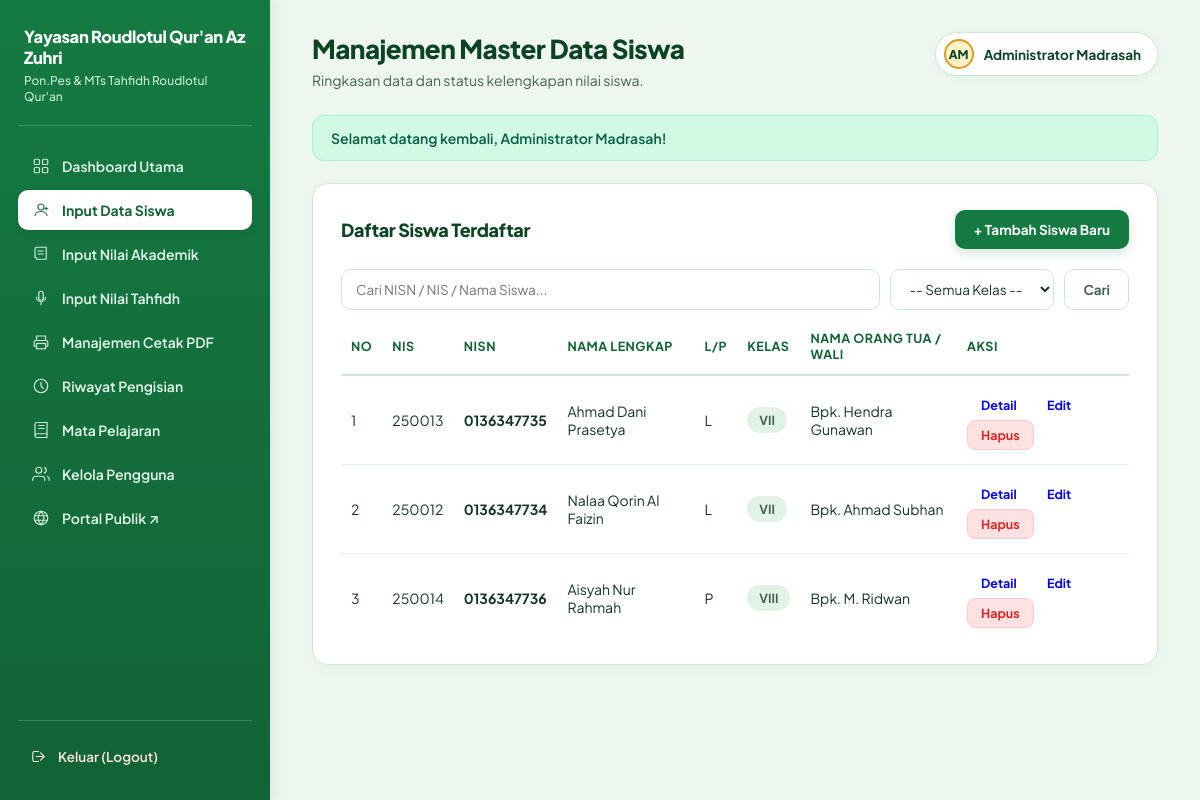
The app's page /staff/siswa/index.php (signed in) with its own data.
### tables this page shows
CREATE TABLE IF NOT EXISTS `guardians` (
    `id` INT UNSIGNED AUTO_INCREMENT PRIMARY KEY,
    `student_id` INT UNSIGNED NOT NULL UNIQUE,
    `nama_ayah` VARCHAR(150) NULL,
    `nama_ibu` VARCHAR(150) NULL,
    `alamat_orang_tua` TEXT NULL,
    `pekerjaan_ayah` VARCHAR(100) NULL,
    `pekerjaan_ibu` VARCHAR(100) NULL,
    `nama_wali` VARCHAR(150) NULL,
    `alamat_wali` TEXT NULL,
    `pekerjaan_wali` VARCHAR(100) NULL,
    CONSTRAINT `fk_guardians_student` FOREIGN KEY (`student_id`) REFERENCES `students`(`id`) ON DELETE CASCADE
);

CREATE TABLE IF NOT EXISTS `students` (
    `id` INT UNSIGNED AUTO_INCREMENT PRIMARY KEY,
    `nis` VARCHAR(30) NOT NULL UNIQUE,
    `nisn` VARCHAR(20) NOT NULL UNIQUE,
    `nama` VARCHAR(150) NOT NULL,
    `jenis_kelamin` ENUM('L', 'P') NOT NULL,
    `tempat_lahir` VARCHAR(100) NOT NULL,
    `tanggal_lahir` DATE NOT NULL,
    `agama` VARCHAR(30) NOT NULL DEFAULT 'ISLAM',
    `anak_ke` TINYINT UNSIGNED NULL,
    `status_keluarga` VARCHAR(50) NULL,
    `alamat` TEXT NOT NULL,
    `kelas` VARCHAR(30) NOT NULL,
    `tanggal_diterima` DATE NULL,
    `sekolah_asal` VARCHAR(150) NULL,
    `alamat_sekolah_asal` TEXT NULL,
    `created_at` TIMESTAMP NOT NULL DEFAULT CURRENT_TIMESTAMP,
    `updated_at` TIMESTAMP NOT NULL DEFAULT CURRENT_TIMESTAMP ON UPDATE CURRENT_TIMESTAMP,
    INDEX `idx_students_nama` (`nama`),
    INDEX `idx_students_kelas` (`kelas`)
);

### includes/fungsi.php (called while the page is built, shortened)
<?php
function e(?string $value): string
{
    return htmlspecialchars($value ?? '', ENT_QUOTES, 'UTF-8');
}
function base_url(string $path = ''): string
{
    static $baseUrl = null;
    if ($baseUrl === null) {
        $docRoot = $_SERVER['DOCUMENT_ROOT'] ?? '';
        $rootDir = str_replace('\\', '/', realpath(__DIR__ . '/..') ?: '');
        $docRootDir = str_replace('\\', '/', realpath($docRoot) ?: '');
        if ($rootDir !== '' && $docRootDir !== '' && str_starts_with($rootDir, $docRootDir)) {
            $subPath = substr($rootDir, strlen($docRootDir));
            $baseUrl = rtrim($subPath, '/');
        } else {
            $baseUrl = '';
        }
    }
    $cleanPath = '/' . ltrim($path, '/');
    return ($path === '' || $path === '/') ? ($baseUrl ?: '/') : ($baseUrl . $cleanPath);
}

### includes/auth.php (called while the page is built, shortened)
<?php
require_once __DIR__ . '/fungsi.php';
function current_user(): ?array
{
    return $_SESSION['user'] ?? null;
}

### staff/siswa/index.php (the view, shortened to what this page needs)
<?php
require_once __DIR__ . '/../../config/koneksi.php';
require_once __DIR__ . '/../../includes/fungsi.php';
require_once __DIR__ . '/../../includes/auth.php';
$search = trim($_GET['q'] ?? '');
$sql = "SELECT s.*, g.nama_ayah, g.nama_ibu FROM students s
        LEFT JOIN guardians g ON g.student_id = s.id WHERE 1=1";
$params = [];
$sql .= " ORDER BY s.kelas ASC, s.nama ASC";
$stmt = $pdo->prepare($sql);
$stmt->execute($params);
$students = $stmt->fetchAll();
require_once __DIR__ . '/../../includes/header.php';
?>
<div class="data-section">
    <div class="data-header">
        <h2>Daftar Siswa Terdaftar</h2>
        <a href="<?= e(base_url('/staff/siswa/tambah.php')) ?>" class="btn btn-add">+ Tambah Siswa Baru</a>
    </div>
    <form method="GET" action="" class="filter-bar">
        <input type="text" name="q" value="<?= e($search) ?>" placeholder="Cari NISN / NIS / Nama Siswa..." style="min-width: 250px;">
        <select name="kelas" onchange="this.form.submit()">
            <option value="">-- Semua Kelas --</option>
        </select>
        <button type="submit" class="btn btn-secondary">Cari</button>
    </form>
    <div class="table-responsive">
        <table>
            <thead>
                <tr>
                    <th>No</th>
                    <th>NIS</th>
                    <th>NISN</th>
                    <th>Nama Lengkap</th>
                    <th>L/P</th>
                    <th>Kelas</th>
                    <th>Nama Orang Tua / Wali</th>
                    <th>Aksi</th>
                </tr>
            </thead>
            <tbody>
                <?php if (empty($students)): ?>
                    <tr>
                        <td colspan="8" style="text-align: center; padding: 25px; color: #777;">
                            Tidak ditemukan data siswa.
                        </td>
                    </tr>
                <?php else: ?>
                    <?php $no = 1; foreach ($students as $st): ?>
                        <tr>
                            <td><?= $no++ ?></td>
                            <td><?= e($st['nis']) ?></td>
                            <td><strong><?= e($st['nisn']) ?></strong></td>
                            <td><?= e($st['nama']) ?></td>
                            <td><?= e($st['jenis_kelamin']) ?></td>
                            <td><span class="badge badge-secondary"><?= e($st['kelas']) ?></span></td>
                            <td>
                                <?= e($st['nama_ayah'] ?: ($st['nama_ibu'] ?: '-')) ?>
                            </td>
                            <td>
                                <a href="<?= e(base_url('/staff/siswa/detail.php?id=' . (int)$st['id'])) ?>" class="action-btn btn-detail">Detail</a>
                                <a href="<?= e(base_url('/staff/siswa/edit.php?id=' . (int)$st['id'])) ?>" class="action-btn btn-edit">Edit</a>
                                <?php if ($isAdmin): ?>
                                    <form method="POST" action="<?= e(base_url('/staff/siswa/hapus.php')) ?>" style="display:inline;" onsubmit="return confirm('Apakah Anda yakin ingin menghapus data siswa <?= e($st['nama']) ?> beserta seluruh nilainya?')">
                                        <button type="submit" class="action-btn btn-delete">Hapus</button>
                                    </form>
                                <?php endif; ?>
                            </td>
                        </tr>
                    <?php endforeach; ?>
                <?php endif; ?>
            </tbody>
        </table>
    </div>
</div>
<?php require_once __DIR__ . '/../../includes/footer.php'; ?>

### assets/css/desainstaff.css (style rules this page uses)
:root { --green-900: #0C4325; --green-800: #126336; --green-700: #157A42; --green-600: #1E8E4F; --green-500: #27AE60; --gold-500: #D99B26; --gold-400: #EAB308; --gold-100: #FEF3C7; --gold-50: #FFFBEB; --paper: #EDF7F0; --card: #FFFFFF; --ink: #143523; --ink-soft: #456251; --line: #D0E7D7; --line-soft: #E2F2E7; --rose-500: #DC2626; --rose-100: #FEE2E2; --amber-500: #D97706; --amber-100: #FEF3C7; --blue-500: #2563EB; --blue-100: #DBEAFE; }
* { box-sizing: border-box; }
body { margin: 0; font-family: 'Plus Jakarta Sans', -apple-system, BlinkMacSystemFont, 'Segoe UI', Roboto, sans-serif; background-color: var(--paper); color: var(--ink); min-height: 100vh; -webkit-font-smoothing: antialiased; }
h1, h2, h3, .brand-name { font-family: 'Plus Jakarta Sans', sans-serif; font-weight: 700; letter-spacing: -0.02em; }
.panel-card, .card, .data-section { background: var(--card); border: 1px solid var(--line); border-radius: 16px; padding: 26px 28px 22px; box-shadow: 0 4px 16px rgba(18, 99, 54, 0.04); margin-bottom: 24px; }
.panel-head, .data-header { display: flex; align-items: center; justify-content: space-between; gap: 16px; flex-wrap: wrap; margin-bottom: 20px; }
.panel-head h2, .data-header h2 { font-size: 18px; font-weight: 800; color: var(--green-900); margin: 0; }
.btn, .action-btn { font-family: 'Plus Jakarta Sans', sans-serif; font-size: 13.5px; font-weight: 700; padding: 10px 18px; border-radius: 10px; border: 1px solid transparent; cursor: pointer; display: inline-flex; align-items: center; justify-content: center; gap: 8px; white-space: nowrap; text-decoration: none; transition: opacity 0.15s ease, background 0.15s ease, transform 0.1s ease, box-shadow 0.15s ease; }
.btn-ghost, .btn-secondary, .btn-cancel { background: #FFFFFF; border: 1px solid var(--line); color: var(--ink-soft); }
.btn-primary, .btn-add, .btn-save { background: var(--green-700); color: #FFFFFF; border: 1px solid transparent; box-shadow: 0 4px 12px rgba(21, 122, 66, 0.2); }
.btn-sm, .action-btn { padding: 6px 13px; font-size: 12.5px; border-radius: 8px; }
.btn-delete { background: var(--rose-100); color: var(--rose-500); border: 1px solid #FECACA; }
.filters, .filter-bar { display: flex; gap: 10px; flex-wrap: wrap; margin-bottom: 20px; }
.filters select, .filters input, .filter-bar select, .filter-bar input { font-family: inherit; font-size: 13.5px; padding: 10px 14px; border: 1px solid var(--line); border-radius: 10px; background: #FFFFFF; color: var(--ink); outline: none; transition: border-color 0.15s ease, box-shadow 0.15s ease; }
.filters input, .filter-bar input { flex: 1; min-width: 200px; }
.table-responsive { overflow-x: auto; width: 100%; }
table { width: 100%; border-collapse: collapse; }
thead th { text-align: left; font-size: 12.5px; color: var(--green-800); font-weight: 700; padding: 0 10px 12px; border-bottom: 2px solid var(--line); text-transform: uppercase; letter-spacing: 0.5px; }
tbody td { padding: 14px 10px; border-bottom: 1px solid var(--line-soft); font-size: 14px; vertical-align: middle; }
tbody tr:last-child td { border-bottom: none; }
.badge { display: inline-flex; align-items: center; gap: 6px; font-size: 12.5px; font-weight: 700; padding: 5px 12px; border-radius: 99px; }
.badge-secondary { background: var(--line-soft); color: var(--ink-soft); }

### records on screen
guardians: student.nis "250013", student.nisn "0136347735", student.nama "Ahmad Dani Prasetya", student.jenis_kelamin "L", student.kelas "VII", nama_ayah "Bpk. Hendra Gunawan"
guardians: student.nis "250012", student.nisn "0136347734", student.nama "Nalaa Qorin Al Faizin", student.jenis_kelamin "L", student.kelas "VII", nama_ayah "Bpk. Ahmad Subhan"
guardians: student.nis "250014", student.nisn "0136347736", student.nama "Aisyah Nur Rahmah", student.jenis_kelamin "P", student.kelas "VIII", nama_ayah "Bpk. M. Ridwan"

### other values on screen
$contentTitle "Manajemen Master Data Siswa"
$contentSubtitle "Ringkasan data dan status kelengkapan nilai siswa."
$avatarInitials "AM"
$user['nama_lengkap'] "Administrator Madrasah"
$flash['message'] "Selamat datang kembali, Administrator Madrasah!"
